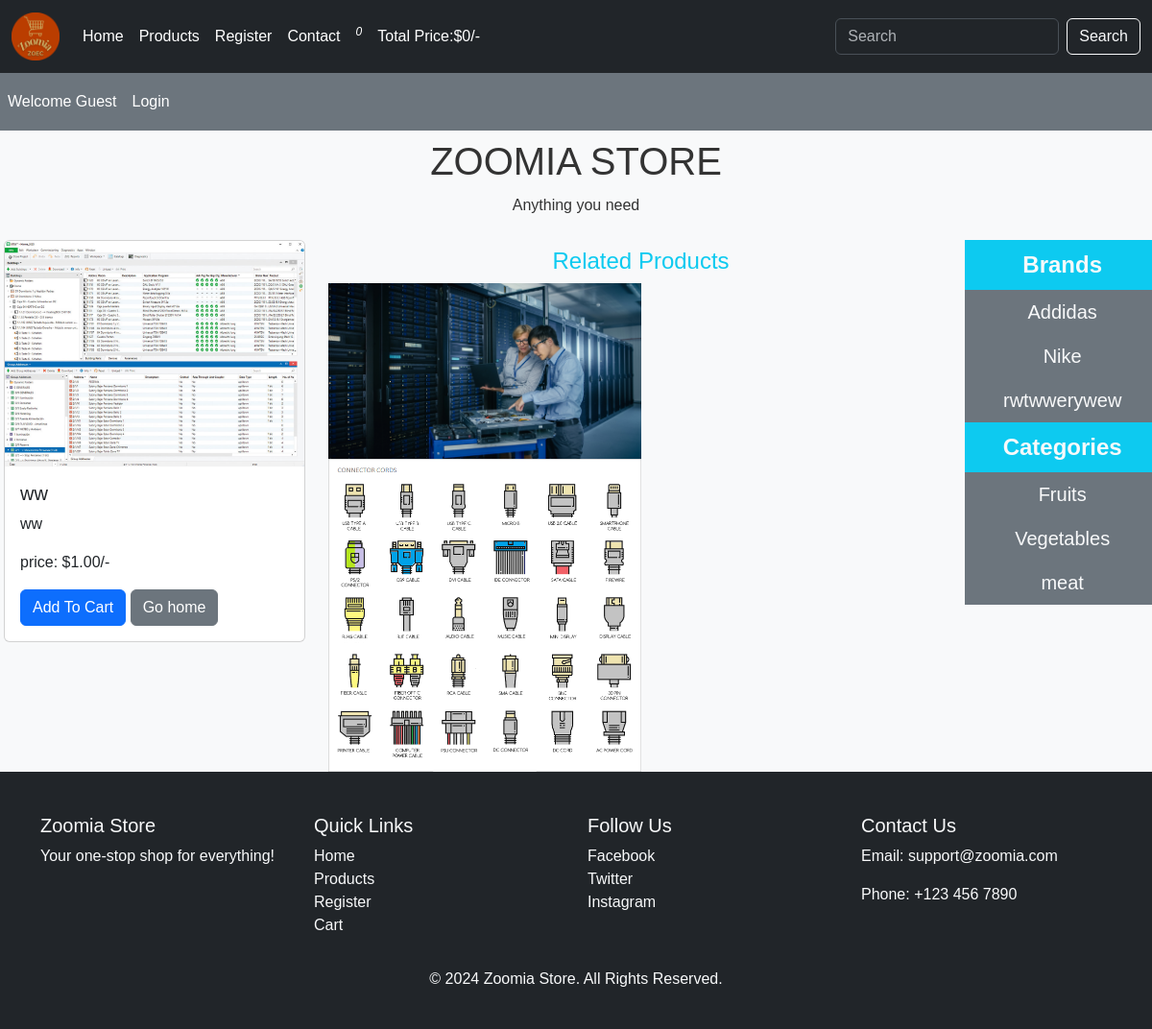
/product_details.php?product_id=1, run on the app's committed database.
### tables this page shows
CREATE TABLE `product` (
  `product_id` int(11) NOT NULL,
  `product_title` varchar(100) DEFAULT NULL,
  `product_desc` varchar(100) DEFAULT NULL,
  `product_keywords` varchar(100) DEFAULT NULL,
  `product_price` decimal(4,2) DEFAULT NULL,
  `product_image1` varchar(100) DEFAULT NULL,
  `product_image2` varchar(100) DEFAULT NULL,
  `product_image3` varchar(100) DEFAULT NULL,
  `category_id` int(11) DEFAULT NULL,
  `brand_id` int(11) DEFAULT NULL,
  `date` timestamp NOT NULL DEFAULT CURRENT_TIMESTAMP ON UPDATE CURRENT_TIMESTAMP,
  `status` varchar(100) NOT NULL
);

CREATE TABLE `brand` (
  `brand_id` int(11) NOT NULL,
  `name` varchar(100) DEFAULT NULL
);

CREATE TABLE `category` (
  `category_id` int(11) NOT NULL,
  `title` varchar(100) DEFAULT NULL
);

### functions/common_functions.php (the view, shortened to what this page needs)
<?php
function view_product_details(){
	global $conn;
	$product_id = $_GET['product_id'];
	$select_products = "SELECT * FROM `product` WHERE product_id = $product_id";
		$select_products_result = mysqli_query($conn, $select_products);
		while($product_row = mysqli_fetch_assoc($select_products_result)){
			$product_id = $product_row['product_id'];
			$product_title = $product_row['product_title'];
			$product_desc = $product_row['product_desc'];
			$product_image1 = $product_row['product_image1'];
			$product_image2 = $product_row['product_image2'];
			$product_image3 = $product_row['product_image3'];
			$product_price = $product_row['product_price'];
			echo ("<div class=\"col-md-4 mb-2\">
					<div class=\"card\">
					<img src=\"admin_area/product_images/$product_image1\" class=\"card-img-top\" alt=\"$product_title\">
					<div class=\"card-body\">
						<h5 class=\"card-title\">$product_title</h5>
						<p class=\"card-text\">$product_desc</p>
						<p class=\"card-text\">price: $$product_price/-</p>
						<a href=\"product_details.php?add_to_cart=$product_id\" class=\"btn btn-primary\">Add To Cart</a>
						<a href=\"index.php\" class=\"btn btn-secondary\">Go home</a>
					</div>
					</div>
				</div>
				<div class=\"col-md-8\">
					<div class=\"col-md-12\">
						<h4 class=\"text-center text-info mt-2\">Related Products</h4>
					</div>
					<div class=\"col-md-6\">
						<img src=\"admin_area/product_images/$product_image2\" class=\"card-img-top\" alt=\"$product_title\">
					</div>
					<div class=\"col-md-6\">
					<img src=\"admin_area/product_images/$product_image3\" class=\"card-img-top\" alt=\"$product_title\">
					</div>
				</div>");
		}
}
function get_brands(){
	global $conn;
	$select_brands = "SELECT * FROM `brand`";
		$select_result = mysqli_query($conn, $select_brands);
		while($row_data = mysqli_fetch_assoc($select_result)){
			$brand_name = $row_data['name'];
			$brand_id = $row_data['brand_id'];
		echo "<li class='nav-item'>
				<a class=\"nav-link text-light fs-5\" href='index.php?brand=$brand_id'>{$brand_name}</a>
				</li>";
		}
}
function get_categories(){
	global $conn;
	$select_categories = "SELECT * FROM `category`";
	$select_result = mysqli_query($conn, $select_categories);
	while($row_data = mysqli_fetch_assoc($select_result)){
	  $category_name = $row_data['title'];
	  $category_id = $row_data['category_id'];
	echo "<li class='nav-item'>
			<a class=\"nav-link text-light fs-5\" href='index.php?category=$category_id'>{$category_name}</a>
		  </li>";
	}
}
?>

### styles/style.css (style rules this page uses)
* { margin: 0; padding: 0; box-sizing: border-box; }
body { font-family: Arial, sans-serif; overflow-x: hidden; background-color: #f8f9fa; color: #333; }
.nav-link { font-size: 1rem; }
.nav-item a { color: #fff; }

### product_details.php (style rules this page uses)
body { overflow-x: hidden; }

### data on the page
product: product_image1 (picture), product_title "ww", product_desc "ww", product_price "1.00", product_image2 (picture), product_image3 (picture)
brand: name "Addidas"
brand: name "Nike"
brand: name "rwtwwerywew"
category: title "Fruits"
category: title "Vegetables"
category: title "meat"

### other printed values
num_cart_items() "0"
total_cart_price() "0"
